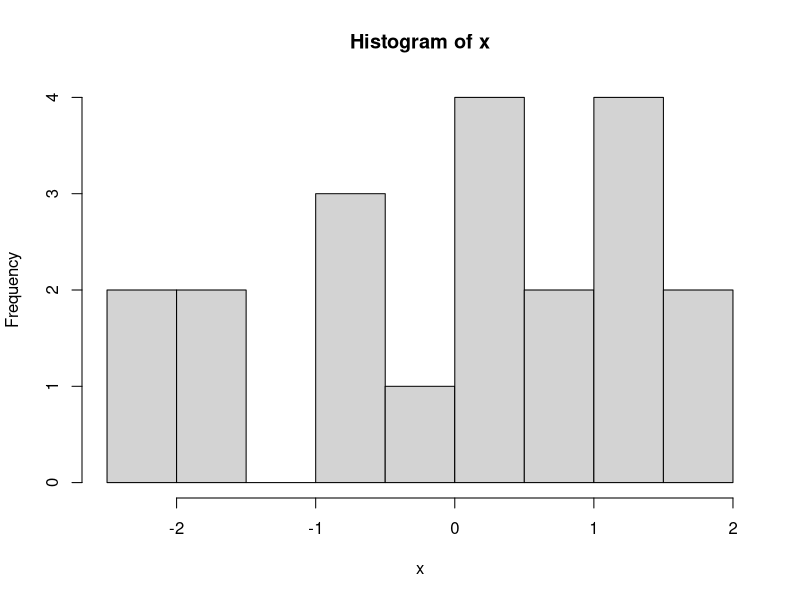
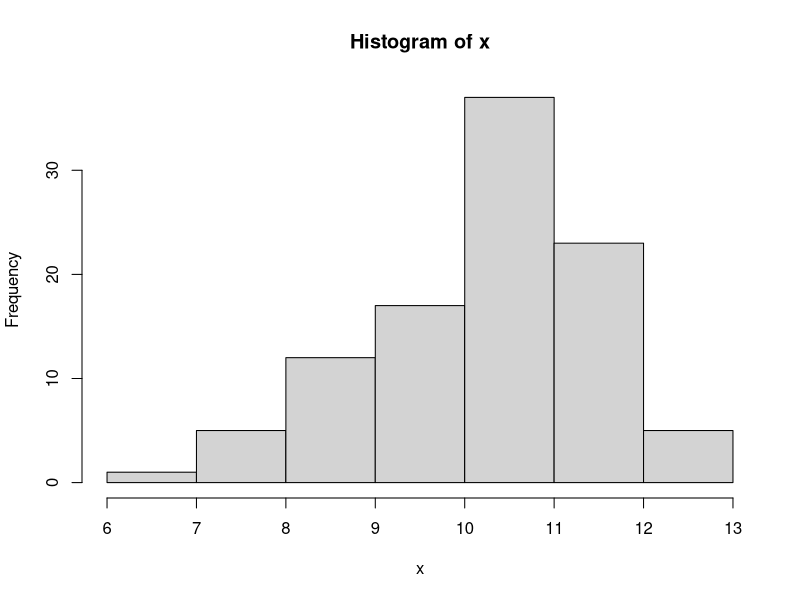
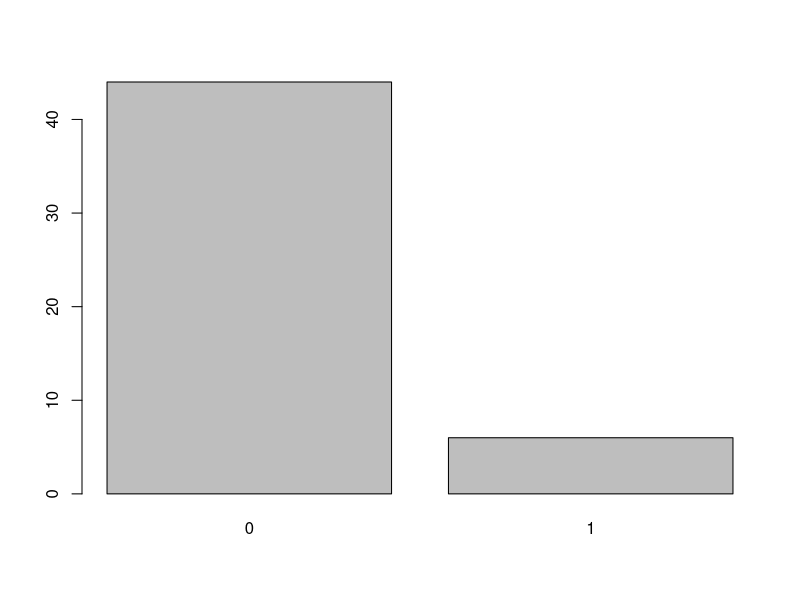
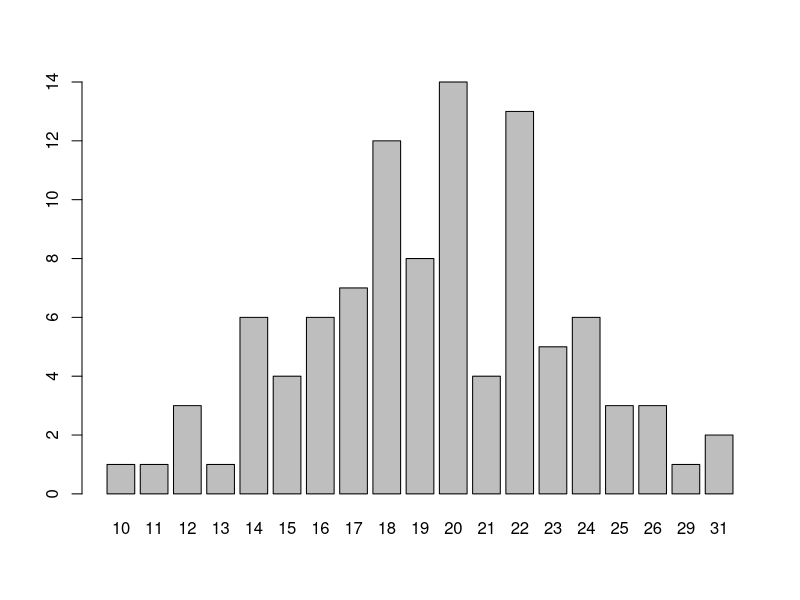

The R source for these figures, in order:
## ---- chunk 1
library(tidyverse)
library(knitr)
library(kableExtra)
## ---- chunk 2
dnorm(1, mean=0, sd=1)
## ---- chunk 3
dnorm(-0.5, mean=0, sd=1)
## ---- chunk 4
pnorm(0, mean=0, sd=1)
## ---- chunk 5
pnorm(1, mean=0, sd=1)
## ---- chunk 6
1-pnorm(1, mean=0, sd=1)
## ---- chunk 7
pnorm(1, mean=0, sd=1, lower.tail=FALSE)
## ---- chunk 8
pnorm(1, mean=0, sd=1) - pnorm(0, mean=0, sd=1)
## ---- chunk 9
pnorm(0, mean=4, sd=3)
## ---- chunk 10
pnorm(5, mean=2, sd=sqrt(3), lower.tail=FALSE)
## ---- chunk 11
qnorm(0.05, mean=0, sd=1)
## ---- chunk 12
qnorm(0.025, mean=0, sd=1, lower.tail=FALSE)
## ---- chunk 13
qnorm(0.1, mean=-4, sd=sqrt(2), lower.tail=FALSE)
## ---- chunk 14
x = rnorm(20, mean=0, sd=1)
x
hist(x)
## ---- chunk 15
x = rnorm(100, mean=10, sd=sqrt(2))
x
hist(x)
## ---- chunk 16
dbinom(2, size=5, prob=0.5)
## ---- chunk 17
choose(5,2)*0.5^2*(1-0.5)^(5-2)
## ---- chunk 18
dbinom(2, size=5, prob=0.5) + dbinom(1, size=5, prob=0.5) + dbinom(0, size=5, prob=0.5)
## ---- chunk 19
pbinom(2, size=5, prob=0.5)
## ---- chunk 20
pbinom(20, size=100, prob=0.25)
## ---- chunk 21
1-pbinom(19, size=100, prob=0.25)
## ---- chunk 22
pbinom(19, size=100, prob=0.25, lower.tail=FALSE)
## ---- chunk 23
qbinom(0.25, size=20, prob=0.5)
## ---- chunk 24
x = rbinom(50, size=1, prob=0.2)
x
barplot(table(x))
## ---- chunk 25
x = rbinom(100, size=100, prob=0.2)
x
barplot(table(x))
